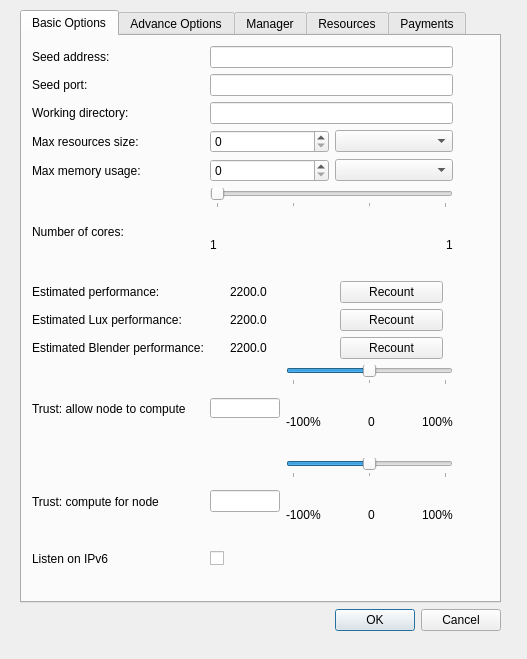
<?xml version="1.0" encoding="UTF-8"?>
<ui version="4.0">
 <class>ConfigurationDialog</class>
 <widget class="QDialog" name="ConfigurationDialog">
  <property name="geometry">
   <rect>
    <x>0</x>
    <y>0</y>
    <width>527</width>
    <height>659</height>
   </rect>
  </property>
  <property name="windowTitle">
   <string>Dialog</string>
  </property>
  <widget class="QWidget" name="verticalLayoutWidget">
   <property name="geometry">
    <rect>
     <x>20</x>
     <y>10</y>
     <width>481</width>
     <height>621</height>
    </rect>
   </property>
   <layout class="QVBoxLayout" name="verticalLayout_3">
    <item>
     <widget class="QTabWidget" name="tabWidget">
      <property name="currentIndex">
       <number>0</number>
      </property>
      <widget class="QWidget" name="tab">
       <attribute name="title">
        <string>Basic Options</string>
       </attribute>
       <widget class="QWidget" name="gridLayoutWidget">
        <property name="geometry">
         <rect>
          <x>10</x>
          <y>10</y>
          <width>421</width>
          <height>520</height>
         </rect>
        </property>
        <layout class="QGridLayout" name="gridLayout">
         <item row="10" column="1">
          <layout class="QHBoxLayout" name="horizontalLayout_5">
           <item>
            <widget class="QLineEdit" name="requestingTrustLineEdit">
             <property name="maximumSize">
              <size>
               <width>70</width>
               <height>16777215</height>
              </size>
             </property>
            </widget>
           </item>
           <item>
            <layout class="QVBoxLayout" name="verticalLayout_7">
             <item>
              <widget class="QSlider" name="requestingTrustSlider">
               <property name="sizePolicy">
                <sizepolicy hsizetype="Minimum" vsizetype="Fixed">
                 <horstretch>0</horstretch>
                 <verstretch>0</verstretch>
                </sizepolicy>
               </property>
               <property name="minimum">
                <number>-100</number>
               </property>
               <property name="maximum">
                <number>100</number>
               </property>
               <property name="orientation">
                <enum>Qt::Horizontal</enum>
               </property>
               <property name="tickPosition">
                <enum>QSlider::TicksBelow</enum>
               </property>
               <property name="tickInterval">
                <number>100</number>
               </property>
              </widget>
             </item>
             <item>
              <layout class="QHBoxLayout" name="horizontalLayout_9">
               <item>
                <widget class="QLabel" name="label_28">
                 <property name="text">
                  <string>-100%</string>
                 </property>
                </widget>
               </item>
               <item>
                <spacer name="horizontalSpacer_3">
                 <property name="orientation">
                  <enum>Qt::Horizontal</enum>
                 </property>
                 <property name="sizeHint" stdset="0">
                  <size>
                   <width>40</width>
                   <height>20</height>
                  </size>
                 </property>
                </spacer>
               </item>
               <item>
                <widget class="QLabel" name="label_30">
                 <property name="text">
                  <string>0</string>
                 </property>
                </widget>
               </item>
               <item>
                <spacer name="horizontalSpacer_4">
                 <property name="orientation">
                  <enum>Qt::Horizontal</enum>
                 </property>
                 <property name="sizeHint" stdset="0">
                  <size>
                   <width>40</width>
                   <height>20</height>
                  </size>
                 </property>
                </spacer>
               </item>
               <item>
                <widget class="QLabel" name="label_29">
                 <property name="text">
                  <string>100%</string>
                 </property>
                </widget>
               </item>
              </layout>
             </item>
            </layout>
           </item>
          </layout>
         </item>
         <item row="9" column="1">
          <layout class="QHBoxLayout" name="horizontalLayout_6">
           <item>
            <widget class="QLineEdit" name="computingTrustLineEdit">
             <property name="sizePolicy">
              <sizepolicy hsizetype="Maximum" vsizetype="Maximum">
               <horstretch>0</horstretch>
               <verstretch>0</verstretch>
              </sizepolicy>
             </property>
             <property name="maximumSize">
              <size>
               <width>70</width>
               <height>20</height>
              </size>
             </property>
            </widget>
           </item>
           <item>
            <layout class="QVBoxLayout" name="verticalLayout_6">
             <item>
              <widget class="QSlider" name="computingTrustSlider">
               <property name="sizePolicy">
                <sizepolicy hsizetype="Minimum" vsizetype="Fixed">
                 <horstretch>0</horstretch>
                 <verstretch>0</verstretch>
                </sizepolicy>
               </property>
               <property name="minimum">
                <number>-100</number>
               </property>
               <property name="maximum">
                <number>100</number>
               </property>
               <property name="orientation">
                <enum>Qt::Horizontal</enum>
               </property>
               <property name="tickPosition">
                <enum>QSlider::TicksBelow</enum>
               </property>
               <property name="tickInterval">
                <number>100</number>
               </property>
              </widget>
             </item>
             <item>
              <layout class="QHBoxLayout" name="horizontalLayout_8">
               <item>
                <widget class="QLabel" name="label_26">
                 <property name="text">
                  <string>-100%</string>
                 </property>
                </widget>
               </item>
               <item>
                <spacer name="horizontalSpacer_2">
                 <property name="orientation">
                  <enum>Qt::Horizontal</enum>
                 </property>
                 <property name="sizeHint" stdset="0">
                  <size>
                   <width>40</width>
                   <height>20</height>
                  </size>
                 </property>
                </spacer>
               </item>
               <item>
                <widget class="QLabel" name="label_31">
                 <property name="text">
                  <string>0</string>
                 </property>
                </widget>
               </item>
               <item>
                <spacer name="horizontalSpacer_5">
                 <property name="orientation">
                  <enum>Qt::Horizontal</enum>
                 </property>
                 <property name="sizeHint" stdset="0">
                  <size>
                   <width>40</width>
                   <height>20</height>
                  </size>
                 </property>
                </spacer>
               </item>
               <item>
                <widget class="QLabel" name="label_27">
                 <property name="text">
                  <string>100%</string>
                 </property>
                </widget>
               </item>
              </layout>
             </item>
            </layout>
           </item>
          </layout>
         </item>
         <item row="5" column="0">
          <widget class="QLabel" name="label_7">
           <property name="text">
            <string>Number of cores:</string>
           </property>
          </widget>
         </item>
         <item row="0" column="0">
          <widget class="QLabel" name="label">
           <property name="text">
            <string>Seed address:</string>
           </property>
          </widget>
         </item>
         <item row="2" column="1">
          <widget class="QLineEdit" name="workingDirectoryLineEdit"/>
         </item>
         <item row="0" column="1">
          <widget class="QLineEdit" name="hostAddressLineEdit"/>
         </item>
         <item row="6" column="0">
          <widget class="QLabel" name="label_4">
           <property name="text">
            <string>Estimated performance:</string>
           </property>
          </widget>
         </item>
         <item row="5" column="1">
          <layout class="QVBoxLayout" name="verticalLayout">
           <item>
            <widget class="QSlider" name="numCoresSlider">
             <property name="minimum">
              <number>1</number>
             </property>
             <property name="maximum">
              <number>4</number>
             </property>
             <property name="singleStep">
              <number>4</number>
             </property>
             <property name="pageStep">
              <number>1</number>
             </property>
             <property name="orientation">
              <enum>Qt::Horizontal</enum>
             </property>
             <property name="tickPosition">
              <enum>QSlider::TicksBelow</enum>
             </property>
             <property name="tickInterval">
              <number>1</number>
             </property>
            </widget>
           </item>
           <item>
            <layout class="QHBoxLayout" name="horizontalLayout_2">
             <item>
              <widget class="QLabel" name="coresMinLabel">
               <property name="text">
                <string>1</string>
               </property>
              </widget>
             </item>
             <item>
              <spacer name="horizontalSpacer">
               <property name="orientation">
                <enum>Qt::Horizontal</enum>
               </property>
               <property name="sizeHint" stdset="0">
                <size>
                 <width>40</width>
                 <height>20</height>
                </size>
               </property>
              </spacer>
             </item>
             <item>
              <widget class="QLabel" name="coresMaxLabel">
               <property name="text">
                <string>1</string>
               </property>
              </widget>
             </item>
            </layout>
           </item>
          </layout>
         </item>
         <item row="6" column="1">
          <layout class="QHBoxLayout" name="horizontalLayout">
           <property name="leftMargin">
            <number>20</number>
           </property>
           <property name="rightMargin">
            <number>10</number>
           </property>
           <item>
            <widget class="QLabel" name="performanceLabel">
             <property name="text">
              <string>2200.0</string>
             </property>
            </widget>
           </item>
           <item>
            <widget class="QPushButton" name="recountButton">
             <property name="text">
              <string>Recount</string>
             </property>
            </widget>
           </item>
          </layout>
         </item>
         <item row="2" column="0">
          <widget class="QLabel" name="label_3">
           <property name="text">
            <string>Working directory:</string>
           </property>
          </widget>
         </item>
         <item row="3" column="0">
          <widget class="QLabel" name="label_5">
           <property name="text">
            <string>Max resources size:</string>
           </property>
          </widget>
         </item>
         <item row="1" column="1">
          <widget class="QLineEdit" name="hostIPLineEdit"/>
         </item>
         <item row="1" column="0">
          <widget class="QLabel" name="label_2">
           <property name="text">
            <string>Seed port:</string>
           </property>
          </widget>
         </item>
         <item row="4" column="0">
          <layout class="QVBoxLayout" name="verticalLayout_2">
           <item>
            <widget class="QLabel" name="label_8">
             <property name="text">
              <string>Max memory usage:</string>
             </property>
            </widget>
           </item>
          </layout>
         </item>
         <item row="3" column="1">
          <layout class="QHBoxLayout" name="horizontalLayout_3">
           <item>
            <widget class="QSpinBox" name="maxResourceSizeSpinBox">
             <property name="maximum">
              <number>999999</number>
             </property>
            </widget>
           </item>
           <item>
            <widget class="QComboBox" name="maxResourceSizeComboBox"/>
           </item>
          </layout>
         </item>
         <item row="4" column="1">
          <layout class="QHBoxLayout" name="horizontalLayout_4">
           <item>
            <widget class="QSpinBox" name="maxMemoryUsageSpinBox">
             <property name="maximum">
              <number>999999</number>
             </property>
            </widget>
           </item>
           <item>
            <widget class="QComboBox" name="maxMemoryUsageComboBox"/>
           </item>
          </layout>
         </item>
         <item row="10" column="0">
          <widget class="QLabel" name="label_25">
           <property name="text">
            <string>Trust: compute for node</string>
           </property>
          </widget>
         </item>
         <item row="11" column="1">
          <widget class="QCheckBox" name="useIp6CheckBox">
           <property name="text">
            <string/>
           </property>
          </widget>
         </item>
         <item row="11" column="0">
          <widget class="QLabel" name="label_37">
           <property name="text">
            <string>Listen on IPv6</string>
           </property>
          </widget>
         </item>
         <item row="9" column="0">
          <widget class="QLabel" name="label_24">
           <property name="text">
            <string>Trust: allow node to compute</string>
           </property>
          </widget>
         </item>
         <item row="7" column="0">
          <widget class="QLabel" name="label_38">
           <property name="text">
            <string>Estimated Lux performance:</string>
           </property>
          </widget>
         </item>
         <item row="8" column="0">
          <widget class="QLabel" name="label_39">
           <property name="text">
            <string>Estimated Blender performance:</string>
           </property>
          </widget>
         </item>
         <item row="7" column="1">
          <layout class="QHBoxLayout" name="horizontalLayout_11">
           <property name="leftMargin">
            <number>20</number>
           </property>
           <property name="rightMargin">
            <number>10</number>
           </property>
           <item>
            <widget class="QLabel" name="luxPerformanceLabel">
             <property name="text">
              <string>2200.0</string>
             </property>
            </widget>
           </item>
           <item>
            <widget class="QPushButton" name="recountLuxButton">
             <property name="text">
              <string>Recount</string>
             </property>
            </widget>
           </item>
          </layout>
         </item>
         <item row="8" column="1">
          <layout class="QHBoxLayout" name="horizontalLayout_12">
           <property name="leftMargin">
            <number>20</number>
           </property>
           <property name="rightMargin">
            <number>10</number>
           </property>
           <item>
            <widget class="QLabel" name="blenderPerformanceLabel">
             <property name="text">
              <string>2200.0</string>
             </property>
            </widget>
           </item>
           <item>
            <widget class="QPushButton" name="recountBlenderButton">
             <property name="text">
              <string>Recount</string>
             </property>
            </widget>
           </item>
          </layout>
         </item>
        </layout>
       </widget>
      </widget>
      <widget class="QWidget" name="widget">
       <attribute name="title">
        <string>Advance Options</string>
       </attribute>
       <widget class="QWidget" name="gridLayoutWidget_3">
        <property name="geometry">
         <rect>
          <x>10</x>
          <y>10</y>
          <width>381</width>
          <height>473</height>
         </rect>
        </property>
        <layout class="QGridLayout" name="gridLayout_3" rowstretch="0,0,0,0,0,0,0,0,0,0,0,0,0,0,0" rowminimumheight="10,10,10,10,10,10,10,10,10,10,10,0,0,0,0">
         <property name="sizeConstraint">
          <enum>QLayout::SetDefaultConstraint</enum>
         </property>
         <item row="4" column="0">
          <widget class="QLabel" name="label_14">
           <property name="text">
            <string>Waiting for task timeout</string>
           </property>
          </widget>
         </item>
         <item row="0" column="0">
          <widget class="QLabel" name="label_10">
           <property name="text">
            <string>Optimal peer num</string>
           </property>
          </widget>
         </item>
         <item row="0" column="1">
          <widget class="QLineEdit" name="optimalPeerNumLineEdit"/>
         </item>
         <item row="1" column="0">
          <widget class="QLabel" name="label_12">
           <property name="text">
            <string>Use distributed res</string>
           </property>
          </widget>
         </item>
         <item row="9" column="0">
          <widget class="QLabel" name="label_16">
           <property name="text">
            <string>Send ping interval</string>
           </property>
          </widget>
         </item>
         <item row="1" column="1">
          <widget class="QCheckBox" name="useDistributedResCheckBox">
           <property name="text">
            <string/>
           </property>
          </widget>
         </item>
         <item row="3" column="0">
          <widget class="QLabel" name="label_13">
           <property name="text">
            <string>Use waiting for tasktimeout</string>
           </property>
          </widget>
         </item>
         <item row="2" column="1">
          <widget class="QLineEdit" name="distributedResNumLineEdit"/>
         </item>
         <item row="2" column="0">
          <widget class="QLabel" name="label_11">
           <property name="text">
            <string>Distributed res num</string>
           </property>
          </widget>
         </item>
         <item row="4" column="1">
          <widget class="QLineEdit" name="waitingForTaskTimeoutLineEdit"/>
         </item>
         <item row="8" column="0">
          <widget class="QLabel" name="label_15">
           <property name="text">
            <string>Send pings</string>
           </property>
          </widget>
         </item>
         <item row="11" column="0">
          <widget class="QLabel" name="label_18">
           <property name="text">
            <string>Getting tasks interval</string>
           </property>
          </widget>
         </item>
         <item row="3" column="1">
          <widget class="QCheckBox" name="useWaitingForTaskTimeoutCheckBox">
           <property name="text">
            <string/>
           </property>
          </widget>
         </item>
         <item row="10" column="0">
          <widget class="QLabel" name="label_17">
           <property name="text">
            <string>Getting peers interval</string>
           </property>
          </widget>
         </item>
         <item row="12" column="0">
          <widget class="QLabel" name="label_19">
           <property name="text">
            <string>Node snapshot interval</string>
           </property>
          </widget>
         </item>
         <item row="13" column="0">
          <widget class="QLabel" name="label_20">
           <property name="sizePolicy">
            <sizepolicy hsizetype="Maximum" vsizetype="Preferred">
             <horstretch>0</horstretch>
             <verstretch>0</verstretch>
            </sizepolicy>
           </property>
           <property name="text">
            <string>Max sending delay</string>
           </property>
          </widget>
         </item>
         <item row="8" column="1">
          <widget class="QCheckBox" name="sendPingsCheckBox">
           <property name="text">
            <string/>
           </property>
          </widget>
         </item>
         <item row="9" column="1">
          <widget class="QLineEdit" name="sendPingsLineEdit"/>
         </item>
         <item row="10" column="1">
          <widget class="QLineEdit" name="gettingPeersLineEdit"/>
         </item>
         <item row="11" column="1">
          <widget class="QLineEdit" name="gettingTasksIntervalLineEdit"/>
         </item>
         <item row="12" column="1">
          <widget class="QLineEdit" name="nodeSnapshotIntervalLineEdit"/>
         </item>
         <item row="13" column="1">
          <widget class="QLineEdit" name="maxSendingDelayLineEdit"/>
         </item>
         <item row="5" column="0">
          <widget class="QLabel" name="label_32">
           <property name="sizePolicy">
            <sizepolicy hsizetype="Preferred" vsizetype="Maximum">
             <horstretch>0</horstretch>
             <verstretch>0</verstretch>
            </sizepolicy>
           </property>
           <property name="text">
            <string>P2p session timeout</string>
           </property>
          </widget>
         </item>
         <item row="6" column="0">
          <widget class="QLabel" name="label_33">
           <property name="sizePolicy">
            <sizepolicy hsizetype="Preferred" vsizetype="Maximum">
             <horstretch>0</horstretch>
             <verstretch>0</verstretch>
            </sizepolicy>
           </property>
           <property name="text">
            <string>Task session timeout</string>
           </property>
          </widget>
         </item>
         <item row="7" column="0">
          <widget class="QLabel" name="label_34">
           <property name="sizePolicy">
            <sizepolicy hsizetype="Preferred" vsizetype="Maximum">
             <horstretch>0</horstretch>
             <verstretch>0</verstretch>
            </sizepolicy>
           </property>
           <property name="text">
            <string>Resource session timeout</string>
           </property>
          </widget>
         </item>
         <item row="5" column="1">
          <widget class="QLineEdit" name="p2pSessionTimeoutLineEdit"/>
         </item>
         <item row="6" column="1">
          <widget class="QLineEdit" name="taskSessionTimeoutLineEdit"/>
         </item>
         <item row="7" column="1">
          <widget class="QLineEdit" name="resourceSessionTimeoutLineEdit"/>
         </item>
         <item row="14" column="0">
          <widget class="QLabel" name="label_35">
           <property name="text">
            <string>Plugin port</string>
           </property>
          </widget>
         </item>
         <item row="14" column="1">
          <widget class="QLineEdit" name="pluginPortLineEdit"/>
         </item>
        </layout>
       </widget>
      </widget>
      <widget class="QWidget" name="managerTab">
       <attribute name="title">
        <string>Manager</string>
       </attribute>
       <widget class="QWidget" name="gridLayoutWidget_2">
        <property name="geometry">
         <rect>
          <x>10</x>
          <y>10</y>
          <width>381</width>
          <height>101</height>
         </rect>
        </property>
        <layout class="QGridLayout" name="gridLayout_2">
         <item row="0" column="0">
          <widget class="QLabel" name="label_9">
           <property name="sizePolicy">
            <sizepolicy hsizetype="Preferred" vsizetype="Maximum">
             <horstretch>0</horstretch>
             <verstretch>0</verstretch>
            </sizepolicy>
           </property>
           <property name="text">
            <string>Manager address:</string>
           </property>
          </widget>
         </item>
         <item row="0" column="1">
          <widget class="QLineEdit" name="managerAddressLineEdit">
           <property name="sizePolicy">
            <sizepolicy hsizetype="Minimum" vsizetype="Fixed">
             <horstretch>0</horstretch>
             <verstretch>0</verstretch>
            </sizepolicy>
           </property>
          </widget>
         </item>
         <item row="1" column="0">
          <widget class="QLabel" name="label_6">
           <property name="sizePolicy">
            <sizepolicy hsizetype="Maximum" vsizetype="Preferred">
             <horstretch>0</horstretch>
             <verstretch>0</verstretch>
            </sizepolicy>
           </property>
           <property name="text">
            <string>Manager listner port:</string>
           </property>
          </widget>
         </item>
         <item row="1" column="1">
          <widget class="QLineEdit" name="managerPortLineEdit">
           <property name="sizePolicy">
            <sizepolicy hsizetype="Minimum" vsizetype="Fixed">
             <horstretch>0</horstretch>
             <verstretch>0</verstretch>
            </sizepolicy>
           </property>
          </widget>
         </item>
        </layout>
       </widget>
      </widget>
      <widget class="QWidget" name="removeResourceTab">
       <attribute name="title">
        <string>Resources</string>
       </attribute>
       <widget class="QWidget" name="gridLayoutWidget_4">
        <property name="geometry">
         <rect>
          <x>20</x>
          <y>20</y>
          <width>361</width>
          <height>371</height>
         </rect>
        </property>
        <layout class="QGridLayout" name="gridLayout_4">
         <item row="1" column="0">
          <widget class="QLabel" name="label_22">
           <property name="text">
            <string>Distributed resources</string>
           </property>
          </widget>
         </item>
         <item row="0" column="1">
          <widget class="QLabel" name="computingResSize">
           <property name="text">
            <string/>
           </property>
          </widget>
         </item>
         <item row="0" column="0">
          <widget class="QLabel" name="label_21">
           <property name="text">
            <string>Computing resources</string>
           </property>
          </widget>
         </item>
         <item row="2" column="0">
          <widget class="QLabel" name="label_23">
           <property name="text">
            <string>Received resources</string>
           </property>
          </widget>
         </item>
         <item row="1" column="1">
          <widget class="QLabel" name="distributedResSize">
           <property name="text">
            <string/>
           </property>
          </widget>
         </item>
         <item row="2" column="1">
          <widget class="QLabel" name="receivedResSize">
           <property name="text">
            <string/>
           </property>
          </widget>
         </item>
         <item row="0" column="2">
          <widget class="QPushButton" name="removeComputingButton">
           <property name="text">
            <string>Remove</string>
           </property>
          </widget>
         </item>
         <item row="1" column="2">
          <widget class="QPushButton" name="removeDistributedButton">
           <property name="text">
            <string>Remove</string>
           </property>
          </widget>
         </item>
         <item row="2" column="2">
          <widget class="QPushButton" name="removeReceivedButton">
           <property name="text">
            <string>Remove</string>
           </property>
          </widget>
         </item>
        </layout>
       </widget>
      </widget>
      <widget class="QWidget" name="tab_2">
       <attribute name="title">
        <string>Payments</string>
       </attribute>
       <widget class="QWidget" name="gridLayoutWidget_5">
        <property name="geometry">
         <rect>
          <x>10</x>
          <y>10</y>
          <width>381</width>
          <height>51</height>
         </rect>
        </property>
        <layout class="QGridLayout" name="gridLayout_5">
         <item row="0" column="0">
          <widget class="QLabel" name="label_36">
           <property name="text">
            <string>Ethereum account</string>
           </property>
          </widget>
         </item>
         <item row="0" column="1">
          <widget class="QLineEdit" name="ethAccountLineEdit"/>
         </item>
        </layout>
       </widget>
      </widget>
     </widget>
    </item>
    <item>
     <widget class="QDialogButtonBox" name="buttonBox">
      <property name="locale">
       <locale language="English" country="UnitedStates"/>
      </property>
      <property name="orientation">
       <enum>Qt::Horizontal</enum>
      </property>
      <property name="standardButtons">
       <set>QDialogButtonBox::Cancel|QDialogButtonBox::Ok</set>
      </property>
     </widget>
    </item>
   </layout>
  </widget>
  <zorder>verticalLayoutWidget</zorder>
  <zorder>buttonBox</zorder>
  <zorder>buttonBox</zorder>
 </widget>
 <resources/>
 <connections>
  <connection>
   <sender>buttonBox</sender>
   <signal>accepted()</signal>
   <receiver>ConfigurationDialog</receiver>
   <slot>accept()</slot>
   <hints>
    <hint type="sourcelabel">
     <x>248</x>
     <y>254</y>
    </hint>
    <hint type="destinationlabel">
     <x>157</x>
     <y>274</y>
    </hint>
   </hints>
  </connection>
  <connection>
   <sender>buttonBox</sender>
   <signal>rejected()</signal>
   <receiver>ConfigurationDialog</receiver>
   <slot>reject()</slot>
   <hints>
    <hint type="sourcelabel">
     <x>316</x>
     <y>260</y>
    </hint>
    <hint type="destinationlabel">
     <x>286</x>
     <y>274</y>
    </hint>
   </hints>
  </connection>
 </connections>
</ui>
